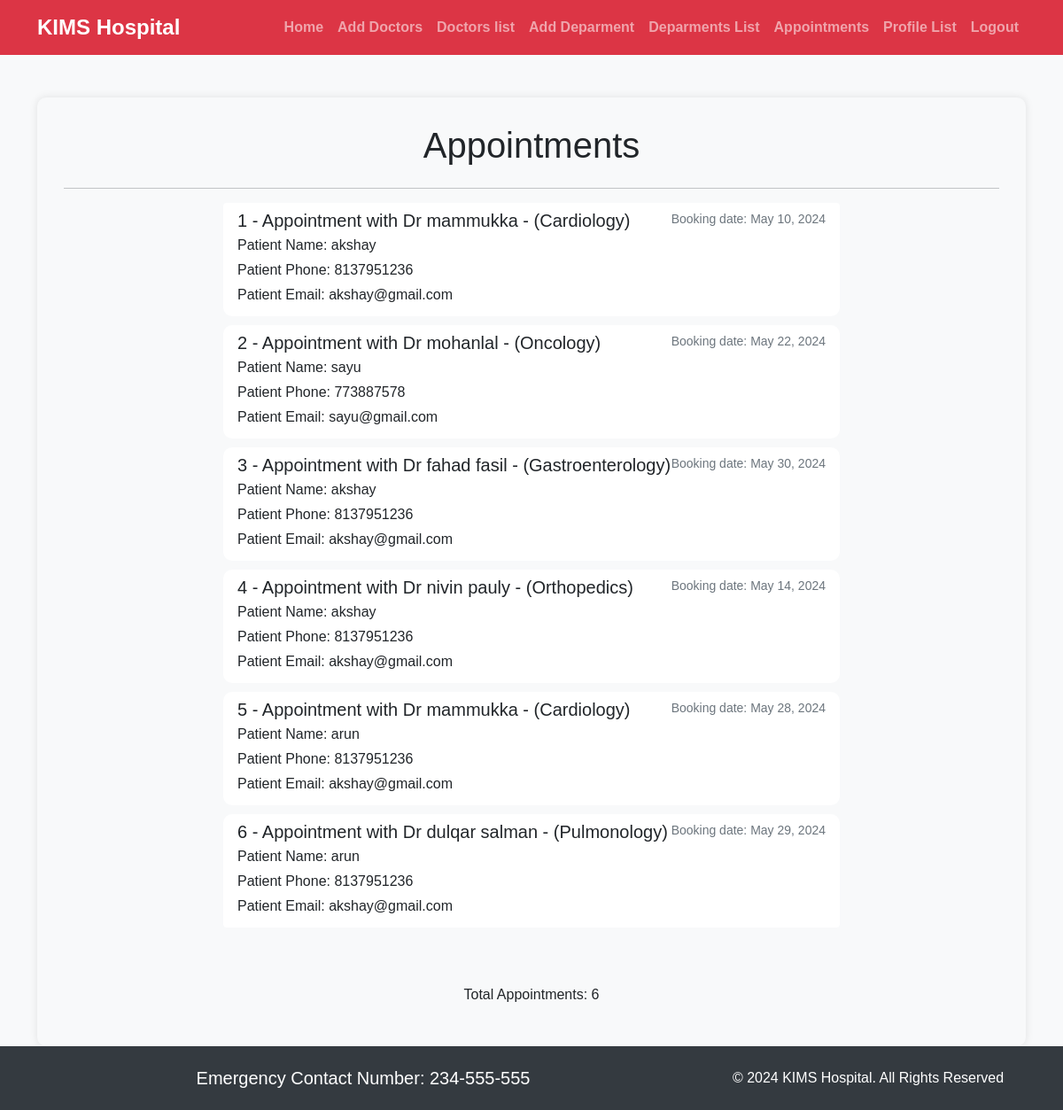
Before: /booking_list/ with the older database file.
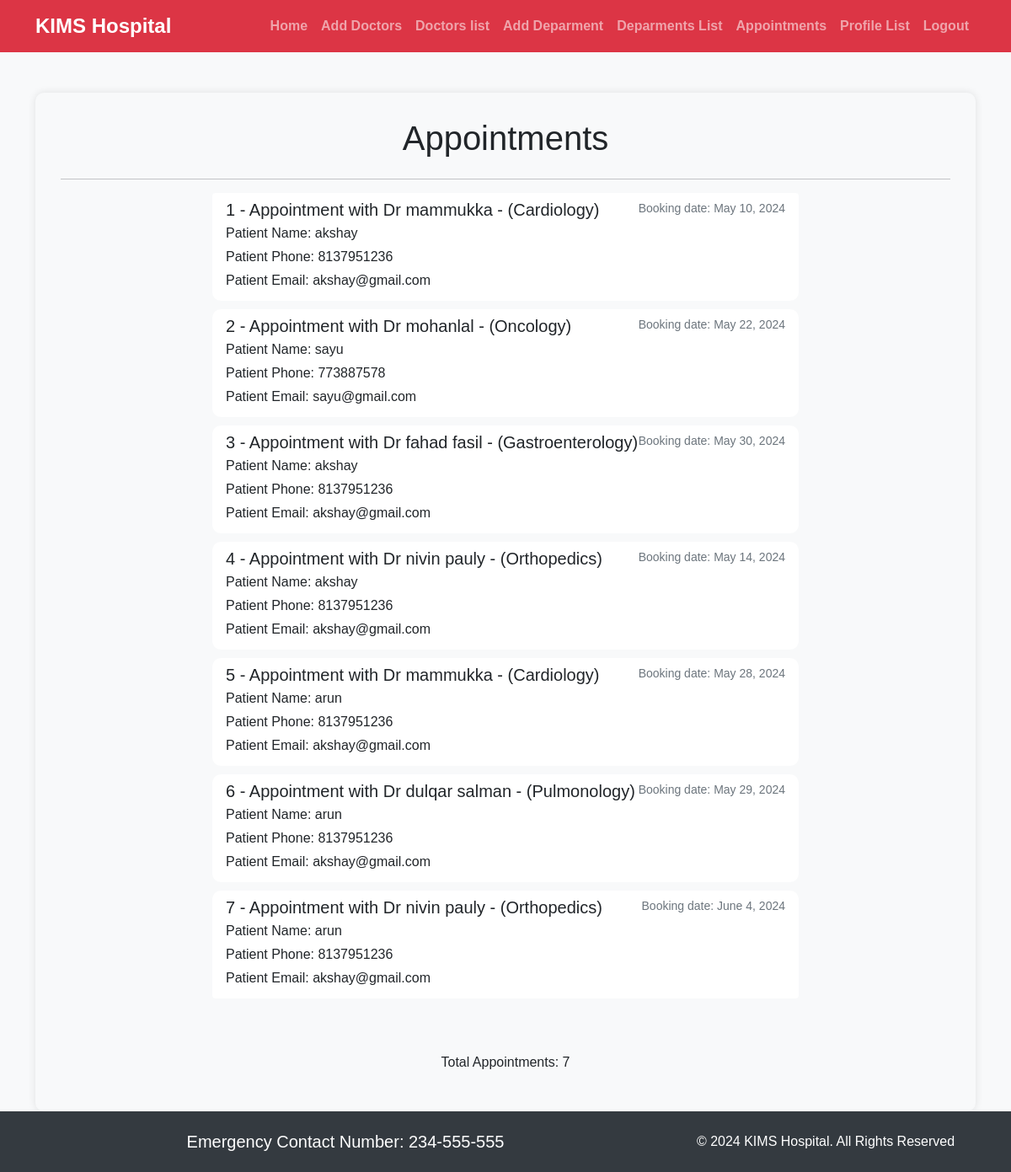
After: the same page with the newer database file.
### customer/models.py (models this page shows, shortened)
class Booking(models.Model):
    user=models.ForeignKey(User, on_delete=models.CASCADE)
    p_name =models.CharField(max_length=100)
    p_phone =models.CharField(max_length=100)
    p_email =models.EmailField()
    doc_name =models.ForeignKey(Doctors, on_delete=models.CASCADE)
    booking_date = models.DateField()
    booked_on =models.DateField(auto_now=True)

class Doctors(models.Model):
    doc_name =models.CharField(max_length=100)
    doc_spec =models.CharField(max_length=100)
    dep_name =models.ForeignKey(Departments, on_delete=models.CASCADE)
    dep_image = models.ImageField(upload_to='doctors')
    def __str__(self):
        return 'Dr ' + self.doc_name + ' - (' + self.doc_spec + ')'

### admin1/views.py (the view)
# urls.py: path('booking_list/', views.booking_list, name='booking_list'),
def booking_list(request):
    booking=Booking.objects.all()
    return render(request,'admin/booking_list.html',{'booking':booking})

### templates/admin/booking_list.html (shortened to what this page needs)
{% extends 'admin/base.html' %}
{% block content %}
<div class="container profile-container">
    <h1 class="text-center mb-4">Appointments</h1>
    <hr>
    <div class="row justify-content-center">
        <div class="col-md-8">
            <div class="list-group">
                {% for list in booking %}
                <div class="list-group-item list-group-item-action">
                    <div class="d-flex w-100 justify-content-between">
                        <h5 class="mb-1">{{ forloop.counter }} - Appointment with {{ list.doc_name }}</h5>
                        <small>Booking date: {{ list.booking_date }}</small>
                    </div>
                    <p class="mb-1">Patient Name: {{ list.p_name }}</p>
                    <p class="mb-1">Patient Phone: {{ list.p_phone }}</p>
                    <p class="mb-1">Patient Email: {{ list.p_email }}</p>
                </div>
                {% empty %}
                <div class="list-group-item">
                    No appointments yet.
                </div>
                {% endfor %}
            </div>
        </div>
    </div>
    <div class="text-center mt-4">
        <p>Total Appointments: {{ booking|length }}</p>
    </div>
</div>
{% endblock %}

Changed rows visible on the page:
added Booking: doc_name "Dr nivin pauly - (Orthopedics)", booking_date "June 4, 2024", p_name "arun", p_phone "8137951236", p_email "akshay@gmail.com"
Other visible differences:
{{ booking|length }}: "6" → "7"
